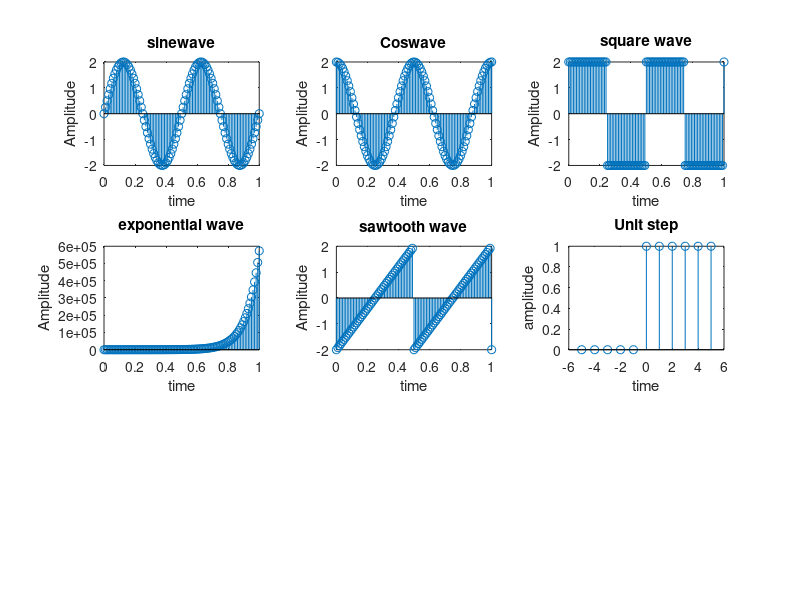

This chart was generated by the following MATLAB code:
t=0:0.01:1;
a=2;
b=a*sin(2*pi*2*t);
subplot(3,3,1)
stem(t,b)
xlabel('time');
ylabel('Amplitude');
title('sinewave');

b=a*cos(2*pi*2*t);
subplot(3,3,2)
stem(t,b)
xlabel('time');
ylabel('Amplitude');
title ('Coswave');

b=a*square(2*pi*2*t);
subplot(3,3,3)
stem(t,b)
xlabel('time');
ylabel('Amplitude');
title ('square wave');

b=a*exp(2*pi*2*t);
subplot(3,3,4)
stem(t,b)
xlabel('time');
ylabel('Amplitude');
title ('exponential wave');

b=a*sawtooth(2*pi*2*t);
subplot(3,3,5)
stem(t,b)
xlabel('time');
ylabel('Amplitude');
title ('sawtooth wave');

n=-5:5;
a = [zeros(1,5),ones(1,6)];
subplot(3,3,6);
stem(n,a);
xlabel ('time');
ylabel ('amplitude');
title('Unit step');
